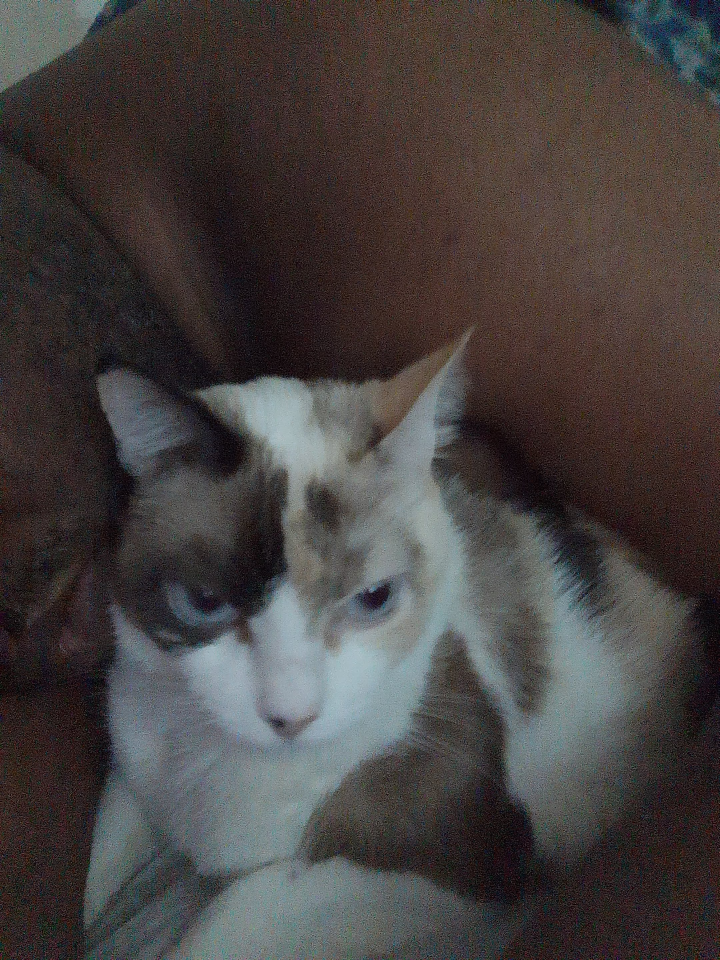
#> input picture imagens/amora1.jpg, 2160 x 2880 px (shown at 1/3 size)
$ python cap11Ex1.py --image ../imagens/amora1.jpg
#> lines starting #> are read from the running program, lines starting #| are printed output that depends on the picture
# Exemplo 11
from skimage.exposure import rescale_intensity
import numpy as np
import argparse
import cv2

def convolve(image, K):
  # Dimensões da imagem e do Kernel
  (iH, iW) = image.shape[:2]
  (kH, kW) = K.shape[:2]
  print("Dimenssões: ", iH, iW, " - ", kH, kW)

  # Aloca memória para a imagem de saida ... atenção com o pad (i, j - na borda)
  # precisam ser o centro do Kernel, então, é necessário gerar um pad
  # a imagem de entrada não é reduzida
  pad = (kW - 1) // 2
  image = cv2.copyMakeBorder(image, pad, pad, pad, pad, cv2.BORDER_REPLICATE)
  output = np.zeros((iH, iW), dtype="float")


  # loop na imagem movendo o kernel em cada coordinada (x, y)
  # partindo da esquerda para a direita e de cima para baixo
  for y in np.arange(pad, iH + pad):
    for x in np.arange(pad, iW + pad):
      # extrai a Região de Interesse (ROI) da imagem a partir
      # da coordenada (x, y) que é o centro da parte da imagem
      # a ser avaliada
      roi = image[y - pad:y + pad+1, x - pad:x + pad+1]
      #print("Roi: ", roi)
      # Executa a convolução para isso:
      # multiplicase cada elemento da ROI pelo kernel
      # e soma-os
      k = (roi * K).sum()

      # armazena o valor convolvido na coordenada (x, y)
      # da matriz de saída
      output[y - pad, x-pad] = k

  # Modifica a escala de saída em um limite entre [0, 255]
  output = rescale_intensity(output, in_range=(0,255))
  output = (output * 255).astype("uint8")

  # retorna a imagem de saída
  return output

# construindo um parse e uma argumento para parse
ap = argparse.ArgumentParser()
ap.add_argument("-i", "--image", required=True, help="Caminho para a Imagem")
args = vars(ap.parse_args())


# construindo diversos Kernels
smallBlur = np.ones((7,7), dtype="float") * (1.0 / (7 * 7))
largeBlur = np.ones((21,21), dtype="float") * (1.0 / (21 * 21))

# Filtro para Sharpening
sharpen = np.array((
  [0, -1, 0],
  [-1, 5, -1],
  [0, -1, 0]), dtype = "int")

# Filtro para laplace
laplacian = np.array((
  [0, 1, 0],
  [1, -4, 1],
  [0, 1, 0]), dtype = "int")

# Filtro para Sobels
sobelX = np.array((
  [-1, 0, 1],
  [-2, 0, 2],
  [-1, 0, 1]), dtype = "int")

sobelY = np.array((
  [-1, -2, -1],
  [0, 0, 0],
  [1, 2, 1]), dtype = "int")

# Filtro para Emboss
emboss = np.array((
  [-2, -1, 0],
  [-1, 1, 1],
  [0, 1, 2]), dtype = "int")

kernelBank = (
  ("smallBlur", smallBlur),
  ("largeBlur", largeBlur),
  ("sharpen", sharpen),
  ("laplacian", laplacian),
  ("sobelX", sobelX),
  ("sobelY", sobelY),
  ("emboss", emboss)
)

dim = (256, 256)
image = cv2.imread(args["image"])
#> image is the input picture: shape (2880, 2160, 3); mean B, G, R 64.8, 66, 70.9
image = cv2.resize(image, dim)
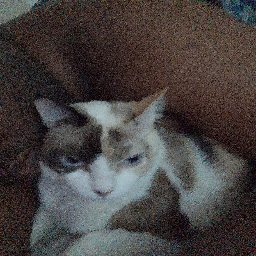
#> image: shape (256, 256, 3); mean B, G, R 64.7, 65.9, 70.8
gray = cv2.cvtColor(image, cv2.COLOR_BGR2GRAY)
cv2.imshow("Original", gray)

for (kernelName, K) in kernelBank:
  print("[Info] aplicando o kernel {}".format(kernelName))
  convolveOutput = convolve(gray, K)
  opencvOutput = cv2.filter2D(gray, -1, K)
  cv2.imshow("{} - convolve".format(kernelName), convolveOutput)
  cv2.imshow("{} - OpenCV".format(kernelName), opencvOutput)
#> this loop made 7 passes
#> pass 1, in convolve, `image = cv2.copyMakeBorder(image, pad, pad, pad, pad, cv2.BORDER_REPLI..`:
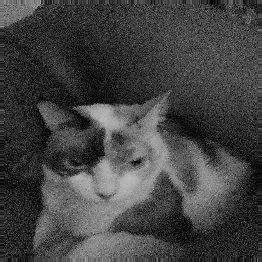
#> image: shape (262, 262); min 0, max 196, mean 66.8
#> pass 1, `convolveOutput = convolve(gray, K)`:
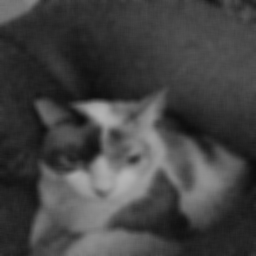
#> convolveOutput: shape (256, 256); min 12, max 181, mean 66.8
#> pass 2, in convolve (call 2), `image = cv2.copyMakeBorder(image, pad, pad, pad, pad, cv2.BORDER_REPLI..`:
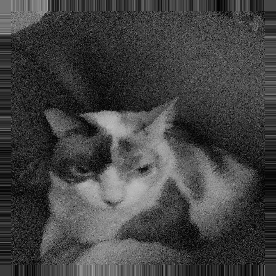
#> image: shape (276, 276); min 0, max 196, mean 65.9

cv2.waitKey(0)
#cv2.destroyAllWindows()

$ run again, on imagens/melamora2.jpg
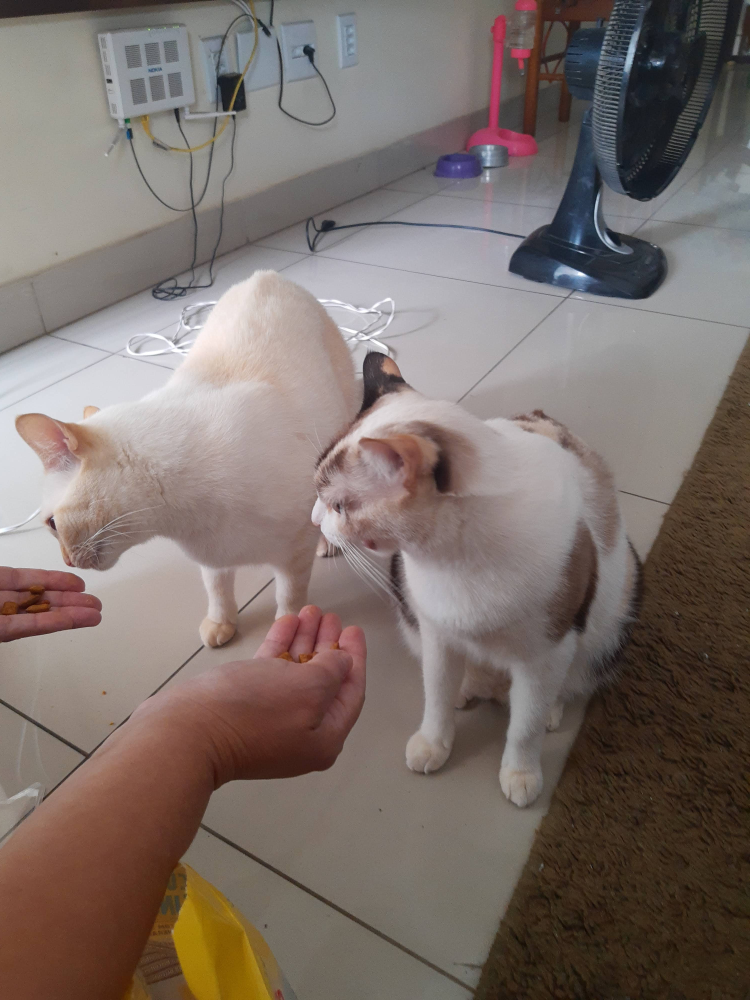
#> input picture imagens/melamora2.jpg, 3000 x 4000 px (shown at 1/4 size)
#> image is the input picture: shape (4000, 3000, 3); mean B, G, R 106.2, 111.6, 123.7
#> the loop `for (kernelName, K) in kernelBank:` made 7 passes
#> pass 1, `convolveOutput = convolve(gray, K)`:
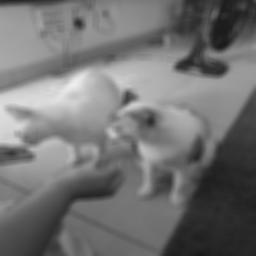
#> convolveOutput: shape (256, 256); min 24, max 237, mean 114
#> pass 2, in convolve (call 2), `image = cv2.copyMakeBorder(image, pad, pad, pad, pad, cv2.BORDER_REPLI..`:
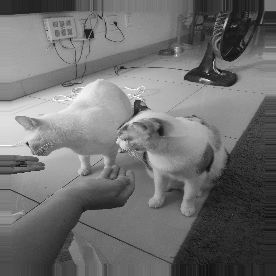
#> image: shape (276, 276); min 11, max 255, mean 110.9
